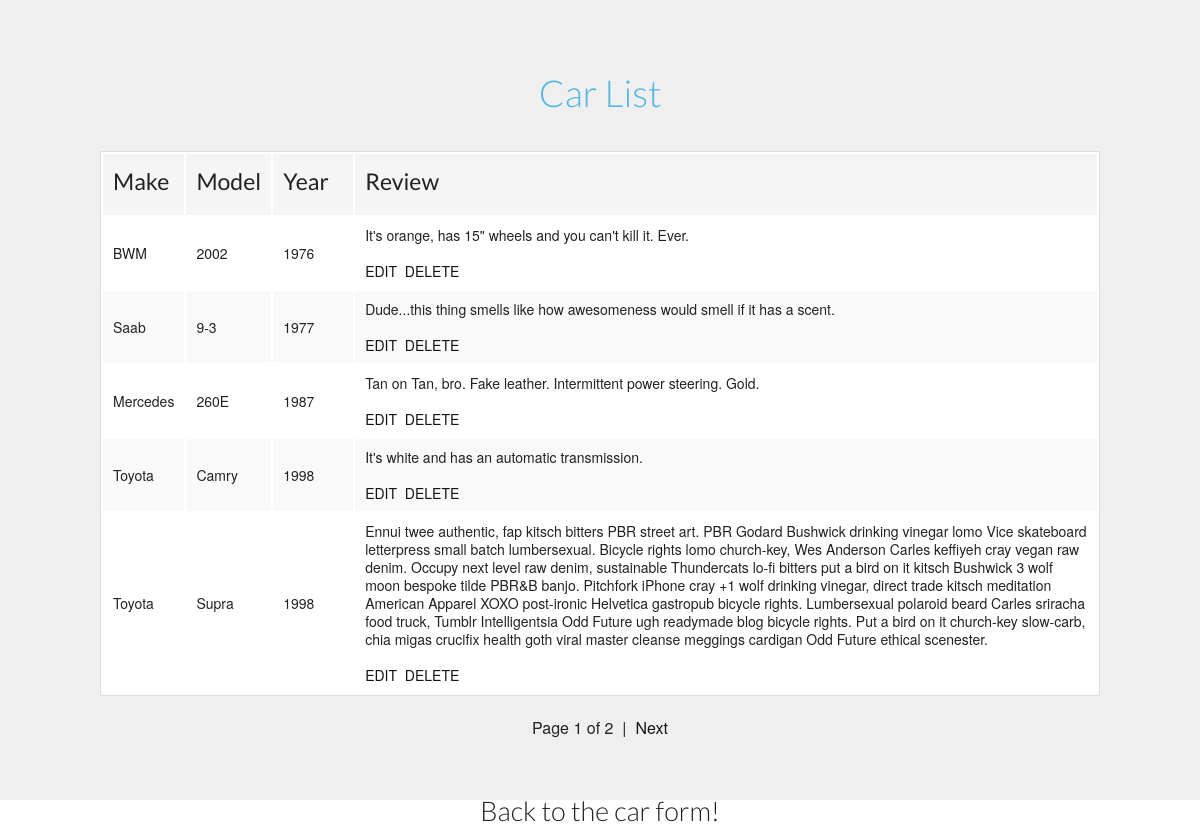
The page /car_list.php on the database its author committed.
### tables this page shows
CREATE TABLE `cars` (
  `id` int(11) NOT NULL AUTO_INCREMENT,
  `make` varchar(200) NOT NULL,
  `model` varchar(200) NOT NULL,
  `year` int(11) DEFAULT NULL,
  `review` text NOT NULL,
  PRIMARY KEY (`id`)
);

### car_list.php (the view, shortened to what this page needs)
<?php
include ("global.php");
include ("header.php");
?>
<div id="page_container">
	<div class="row">
		<h2>Car List</h2>
	</div></br>
	<div class="row">
		<?php
		$rows_per_page = 5;
		$current_page = intval($_GET["page"]);
		$result = mysqli_query($connection,"select * from cars");
		$total_rows = mysqli_num_rows($result);
		$total_pages = ceil($total_rows / $rows_per_page);
		if ($current_page < 1)
			$current_page = 1;
		$offset = ($current_page - 1) * $rows_per_page;
		$result = mysqli_query($connection,"select * from cars order by year ASC LIMIT $rows_per_page OFFSET $offset") or die(mysqli_error($connection));
		echo "<table><thead><th><h4>Make</h4></th><th><h4>Model</h4></th><th><h4>Year</h4></th><th><h4>Review</h4></th></thead>";
		while ($row = mysqli_fetch_assoc($result)) {
			echo "<tr><td>" . $row["make"] . "</td><td>" . $row["model"] . "</td><td>" . $row["year"] . "</td><td>" . $row["review"] . "</br></br>" . "<a href='car_edit.php?id=" . $row["id"] . "'>EDIT</a>" . "&nbsp&nbsp" . "<a href='car_delete.php?id=" . $row["id"] . "'>DELETE</a>" . "</td></tr>";
			}
		echo "</table>";
			echo "Page $current_page of $total_pages" . "&nbsp&nbsp|&nbsp&nbsp";
		if ($current_page < $total_pages) {
				$next_page = $current_page + 1;
				echo "<a href='car_list.php?page=" . $next_page . "'>Next</a>" . "<br><br>";
			}
		?>
	</div></br>
	<div class="row">
		<a href="index.php"><h3>Back to the car form!</h3></a>
	</div>
</div>

### header.php (shortened to what this page needs)
<!doctype html>
<html>
<head>
    <link rel="stylesheet" href="css/foundation.min.css" />
    <link rel="stylesheet" href="css/styles.css" />
</head>
<body>

### css/styles.css (style rules this page uses)
h1,h2,h3,h4,h5,h6 { font-family: 'Lato', sans-serif; }
h2 { font-weight: 300; color: #52b5e3; }
h3 { font-weight: 300; }
body { text-align: center; }
a { color: rgb(20,20,20); text-decoration: none; }
#page_container { padding: 4rem 4rem; background-color: #efefef; height: 100vh; }
td { min-width: 80px; }

### rows shown on the page
cars: make "BWM", model "2002", year "1976", review "It's orange, has 15\" wheels and you can't kill it. Ever."
cars: make "Saab", model "9-3", year "1977", review "Dude...this thing smells like how awesomeness would smell if it has a scent."
cars: make "Mercedes", model "260E", year "1987", review "Tan on Tan, bro. Fake leather. Intermittent power steering. Gold."
cars: make "Toyota", model "Camry", year "1998", review "It's white and has an automatic transmission."
cars: make "Toyota", model "Supra", year "1998", review "Ennui twee authentic, fap kitsch bitters PBR street art. PBR Godard Bushwick drinking vinegar lomo Vice skateboard letterpress small batch lumbersexual. Bicycle rights lomo church-key, Wes Anderson Carles keffiyeh cray vegan raw denim. Occupy next level raw denim, sustainable Thundercats lo-fi bitters put a bird on it kitsch Bushwick 3 wolf moon bespoke tilde PBR&B banjo. Pitchfork iPhone cray +1 wolf drinking vinegar, direct trade kitsch meditation American Apparel XOXO post-ironic Helvetica gastropub bicycle rights. Lumbersexual polaroid beard Carles sriracha food truck, Tumblr Intelligentsia Odd Future ugh readymade blog bicycle rights. Put a bird on it church-key slow-carb, chia migas…"

### other values the page prints
$current_page "1"
$total_pages "2"
